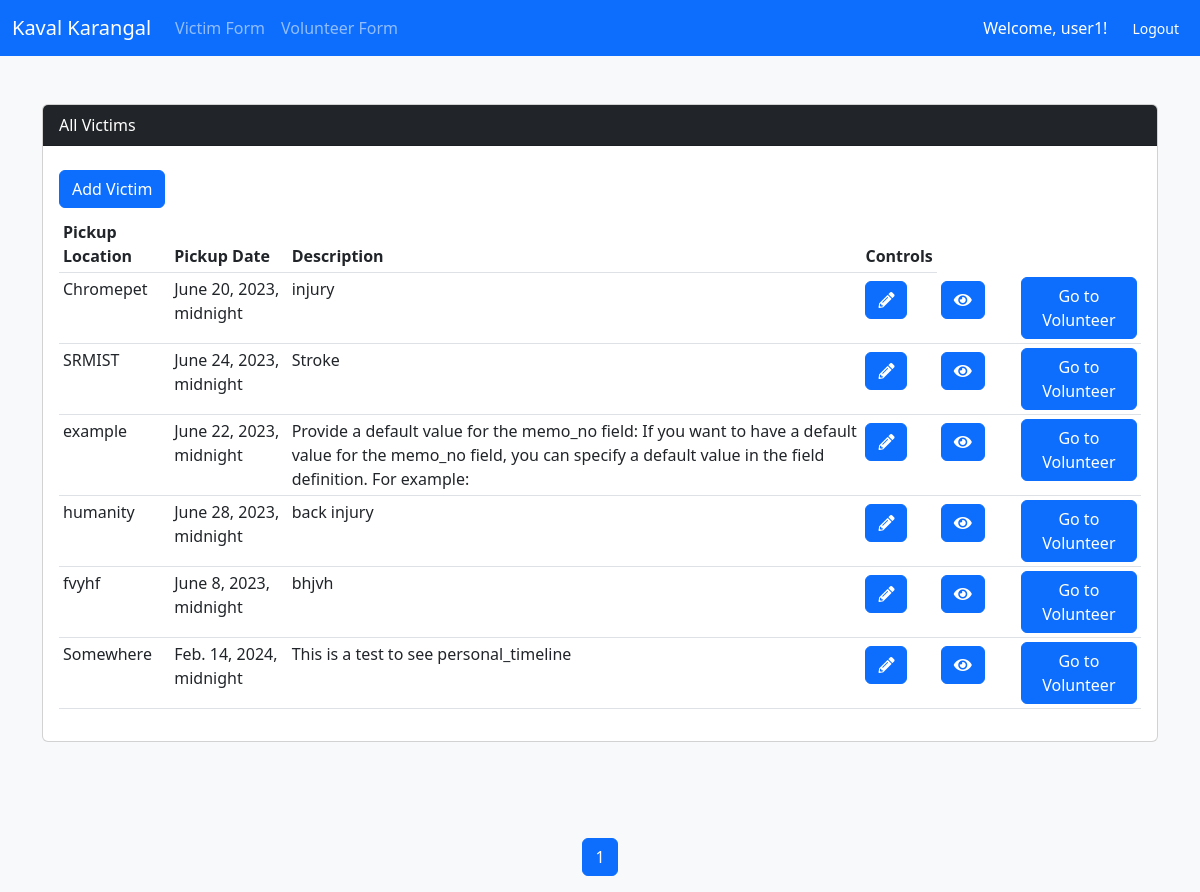
The app's page /victims/index (signed in) with its own data.
### victims/models.py (models this page shows, shortened)
class All_profiles(models.Model):
    GENDER_LISTS=(
        ('MALE','MALE'),
        ('FEMALE','FEMALE'),
        ('OTHER','OTHER')
    )
    def name_choices():
        return [(a.home_name, a.home_name) for a in home_profiles.objects.all()]
    id = models.CharField(max_length=22, primary_key=True, default=shortuuid.uuid, editable=False)
    memo_no = models.IntegerField(default="",blank =True,null=True)
    first_name = models.CharField(max_length=50,default="",blank=True)
    last_name = models.CharField(max_length=50, default="", blank=True)
    age = models.IntegerField(default="",blank=True,null=True)
    gender = models.CharField(max_length=20,choices=GENDER_LISTS,blank=True)
    ngo_assigned = models.CharField(choices=name_choices(),default="",blank=True,max_length=100)
    description = models.CharField(max_length=1000)
    pickup_location = models.CharField(max_length=1000)
    pickup_date = models.DateTimeField()
    images = models.ManyToManyField('Image', related_name='victims')
    class Meta:
        verbose_name = "All Profile"

### victims/views.py (the view)
# urls.py: path("index",index,name="index"),
@login_required
def index(request):
    victims = All_profiles.objects.all().order_by('-id')
    p = Paginator(All_profiles.objects.all(),10)
    page = request.GET.get('page')
    victims_per_page = p.get_page(page)
    nums = "a" * victims_per_page.paginator.num_pages
    return render(request,"victims/index.html",{"victims":victims,'victims_per_page':victims_per_page,'nums': nums})

### victims/templates/victims/index.html (shortened to what this page needs)
{% extends "layout/base.html" %}
{% block content %}
{% load static %}
<link rel="stylesheet" href="{% static 'css/custom.css' %}">
<div class="container my-5">
    <div class="card">
        <div class="card-header bg-dark text-white ">All Victims </div>
        <div class="card-body">
            <a class="btn btn-primary my-2" href="{% url 'victims:add' %}">Add Victim</a>
            <table class="table table-hover table-sm">
                <thead>
                    <tr>
                        <th>Pickup Location</th>
                        <th>Pickup Date</th>
                        <th>Description</th>
                        <th>Controls</th>
                    </tr>
                </thead>
                <tbody>
                    {% for victim in victims_per_page %}
                    <tr>
                        <td>{{victim.pickup_location}}</td>
                        <td>{{victim.pickup_date }}</td>
                        <td>{{victim.description}}</td>
                        <td style="width: 0px; height: 0px;"> <a class="btn btn-primary my-1" href="{% url 'victims:update_view' victim.id %}"><i class="fas fa-pencil-alt"></i></a></td>
                        <td style="width: 80px; height: 0px;">
                            <a href="{% url 'victims:viewvicts' victim.id %}" class="btn btn-primary my-1">
                                <i class="fas fa-eye"></i>
                            </a>
                        </td>
                        <td>
                            <a class="btn btn-primary" href="{% url 'volunteers:index' %}">Go to Volunteer</a>
                        </td>
                    </tr>
                    {% endfor %}
                </tbody>
            </table>
        </div>
        </div>
    </div>
<br/></br/>
<nav aria-label="Page navigation example">
    <ul class="pagination justify-content-center">
{% for i in victims_per_page.paginator.page_range %}
{% if victims_per_page.number == i %}
<li class="page-item active"><span class="page-link">{{ i }}</span ></li>
{% elif i > victims_per_page.number|add:'-2' and i < victims_per_page.number|add:'2' %}
<li class="page-item"><a href="/victims/index?page={{ i }}" class="page-link">{{ i }}</a></li>
{% endif %}
{% endfor %}
</ul>
</nav>
{% endblock %}

### templates/layout/base.html (shortened to what this page needs)
{% load static %}
<!DOCTYPE html>
<html lang="en">
<head>
	<link rel="stylesheet" href=
		"https://use.fontawesome.com/releases/v5.7.0/css/all.css"
		integrity=
"sha384-lZN37f5QGtY3VHgisS14W3ExzMWZxybE1SJSEsQp9S+oqd12jhcu+A56Ebc1zFSJ"
 />
	<link rel="stylesheet" href="https://cdn.jsdelivr.net/npm/bootstrap@5.2.3/dist/css/bootstrap.min.css">
</head>
<body class="bg-light">
{% include "layout/navbar.html" %}
{% block content %}{% endblock %}
</body>
</html>

### templates/layout/navbar.html (shortened to what this page needs)
<nav class="navbar navbar-expand-md bg-primary navbar-dark">
  <div class="container-fluid">
    <a class="navbar-brand" href="homepage">Kaval Karangal</a>
    <div class="collapse navbar-collapse" id="navbarSupportedContent">
      <ul class="navbar-nav me-auto mb-2 mb-lg-0">
        <li class="nav-item">
          <a class="nav-link" href="victims/index">Victim Form</a>
        </li>
        <li class="nav-item">
          <a class="nav-link" href="volunteers/index">Volunteer Form</a>
        </li>
      </ul>
      {% if user.is_authenticated %}
        <span class="me-3 text-white">Welcome, {{ user.username }}!</span>
          <a class="nav-link" href="{% url 'logout' %}">
            <button class="btn btn-primary btn-sm" type="submit">Logout</button>
          </a>
      {% endif %}
      </div>
  </div>
</nav>

### records on screen
All_profiles: pickup_location "Chromepet", pickup_date "June 20, 2023, midnight", description "injury"
All_profiles: pickup_location "SRMIST", pickup_date "June 24, 2023, midnight", description "Stroke"
All_profiles: pickup_location "example", pickup_date "June 22, 2023, midnight", description "Provide a default value for the memo_no field: If you want to have a default value for the memo_no field, you can specify a default value in the field definition. For example:"
All_profiles: pickup_location "humanity", pickup_date "June 28, 2023, midnight", description "back injury"
All_profiles: pickup_location "fvyhf", pickup_date "June 8, 2023, midnight", description "bhjvh"
All_profiles: pickup_location "Somewhere", pickup_date "Feb. 14, 2024, midnight", description "This is a test to see personal_timeline"

### other values on screen
{{ user.username }} "user1"
{{ i }} "1"
